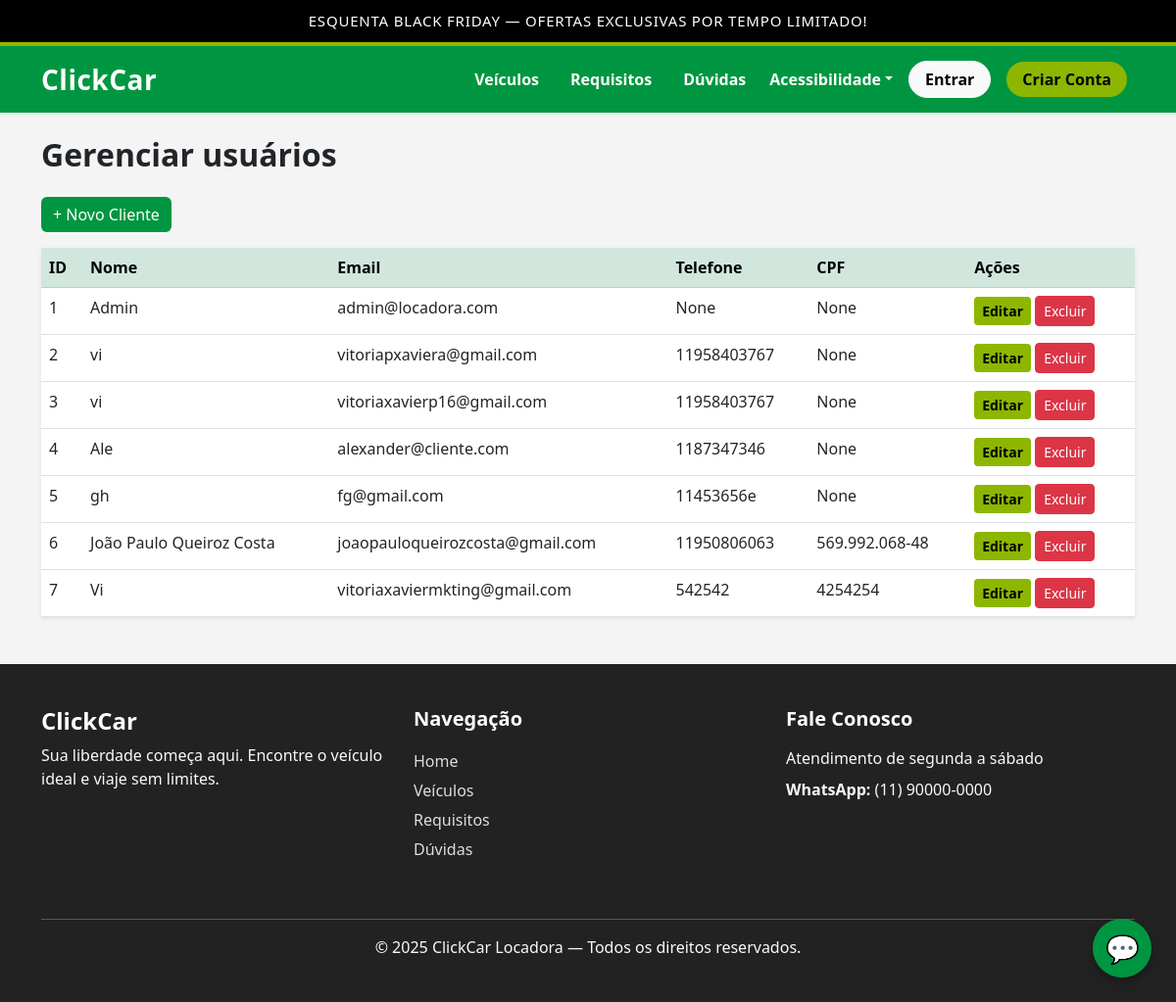
Page /admin/usuario on the earlier database version.
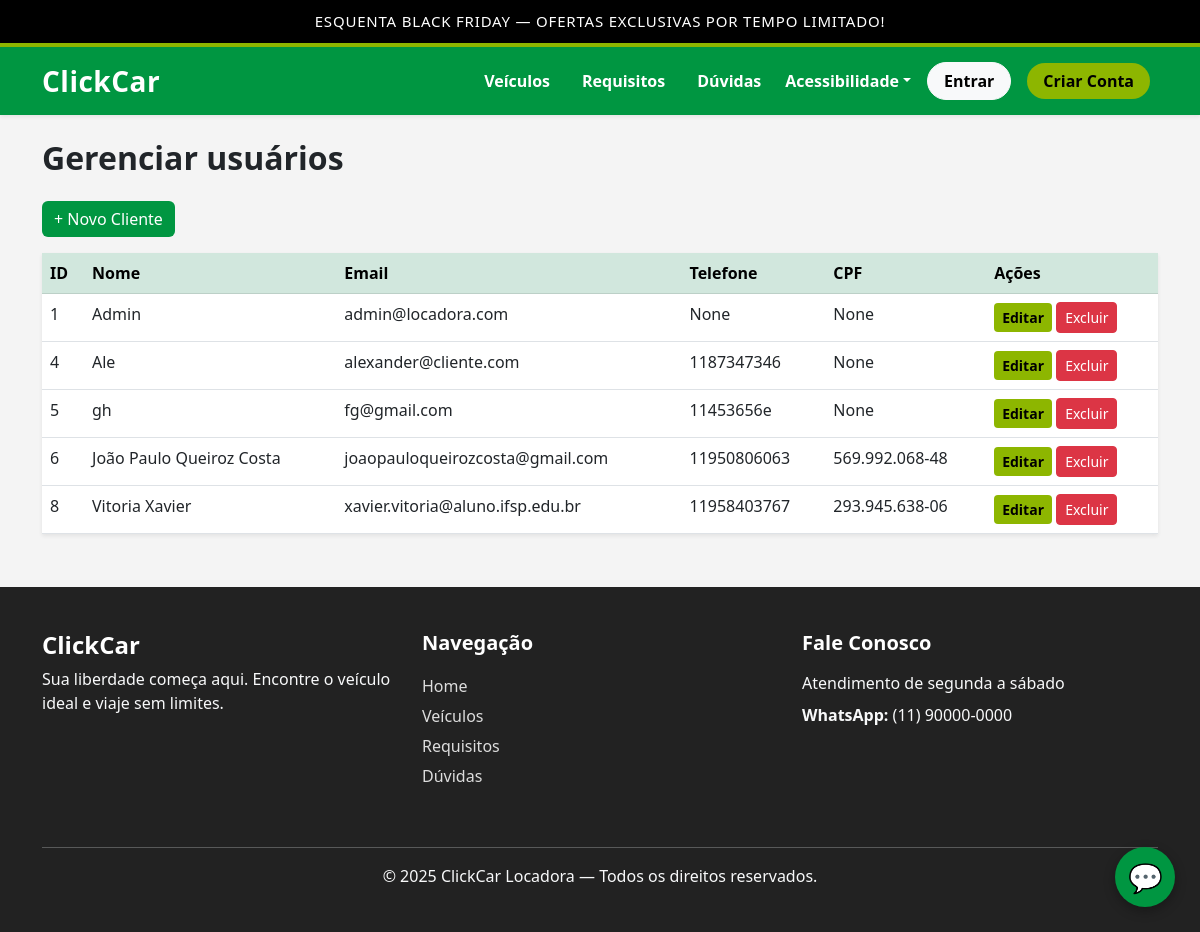
Same page on the later database version.
### models/models.py (models this page shows, shortened)
class Usuario(UserMixin, db.Model):
    __tablename__ = 'usuarios'
    id = db.Column(db.Integer, primary_key=True)
    nome = db.Column(db.String(150), nullable=False)
    email = db.Column(db.String(120), unique=True, nullable=False)
    senha_hash = db.Column(db.String(200), nullable=False)
    perfil_id = db.Column(db.Integer, db.ForeignKey(
        'perfis.id'), nullable=False)
    telefone = db.Column(db.String(20))
    cpf = db.Column(db.String(20))
    endereco = db.Column(db.String(255))
    criado_em = db.Column(db.DateTime, default=datetime.utcnow)
    email_verificado = db.Column(db.Boolean, default=False)
    codigo_verificacao = db.Column(db.String(6))
    cnh = db.Column(db.String(11), unique=True)
    tokens = db.relationship('Token', backref='usuarios',
                             lazy=True, cascade="all, delete-orphan")
    reservas = db.relationship(
        'Reserva',
        backref='usuario',
        cascade="all, delete-orphan"
    )

### controllers/controller.py (the view)
@main.route("/admin/usuario")
def admin_usuario_page():
    db = SessionLocal()
    usuarios = db.query(Usuario).all()
    return render_template("admin/users/list.html", usuarios=usuarios)

### templates/admin/users/list.html (shortened to what this page needs)
{% extends 'base.html' %}
{% block content %}
<h2 class="fw-bold mb-4">Gerenciar usuários</h2>
<a href="{{ url_for('main.admin_novo_cliente') }}" class="btn btn-primary mb-3">+ Novo Cliente</a>
<table class="table table-hover shadow-sm bg-white">
    <thead class="table-success">
        <tr>
            <th>ID</th>
            <th>Nome</th>
            <th>Email</th>
            <th>Telefone</th>
            <th>CPF</th>
            <th>Ações</th>
        </tr>
    </thead>
    <tbody>
        {% for u in usuarios %}
        <tr>
            <td>{{ u.id }}</td>
            <td>{{ u.nome }}</td>
            <td>{{ u.email }}</td>
            <td>{{ u.telefone }}</td>
            <td>{{ u.cpf }}</td>
            <td>
                <a href="{{ url_for('main.edit_user',user_id=u.id) }}" class="btn btn-warning btn-sm">Editar</a>
                <a href="{{ url_for('main.admin_excluir_usuario', user_id=u.id) }}"
                   onclick="return confirm('Excluir cliente?')"
                   class="btn btn-danger btn-sm">Excluir</a>
            </td>
        </tr>
        {% endfor %}
    </tbody>
</table>
{% endblock %}

### templates/base.html (shortened to what this page needs)
<!DOCTYPE html>
<html lang="pt-br">
<head>
    <link rel="stylesheet" href="{{ url_for('static', filename='css/style.css') }}">
    <link href="https://cdn.jsdelivr.net/npm/bootstrap@5.3.0/dist/css/bootstrap.min.css" rel="stylesheet">
</head>
<body>
<div class="promo-bar">
    ESQUENTA BLACK FRIDAY — OFERTAS EXCLUSIVAS POR TEMPO LIMITADO!
</div>
<nav class="navbar navbar-expand-lg main-nav shadow-sm">
    <div class="container">
        <a class="navbar-brand fs-3 fw-bold" href="{{ url_for('main.index') }}">
            Click<span class="highlight">Car</span>
        </a>
        <div class="collapse navbar-collapse" id="menu">
            <ul class="navbar-nav ms-auto align-items-center">
                <li class="nav-item mx-2">
                    <a data-i18n="vehicles" class="nav-link nav-prof" href="{{ url_for('main.listar_veiculos') }}">Veículos</a>
                </li>
                <li class="nav-item mx-2">
                    <a data-i18n="requirements" class="nav-link nav-prof" href="{{ url_for('main.requisitos') }}">Requisitos</a>
                </li>
                <li class="nav-item mx-2">
                    <a data-i18n="faq" class="nav-link nav-prof" href="{{ url_for('main.faq') }}">FAQ</a>
                </li>
                <li class="nav-item dropdown">
                    <a data-i18n="accessibility" class="nav-link dropdown-toggle" href="#" id="accessibilityMenu" role="button" data-bs-toggle="dropdown">
                    </a>
                </li>
                {% if current_user.is_authenticated %}
                    {% if current_user.perfil.nome_perfil == 'Cliente' %}
                    <li class="nav-item mx-2">
                        <a data-i18n="my_area" class="btn btn-light rounded-pill px-3 fw-semibold" href="{{ url_for('main.customer_dashboard') }}">
                            Minha Área
                        </a>
                    </li>
                    {% endif %}
                    {% if current_user.perfil.nome_perfil == 'Admin' %}
                    <li class="nav-item dropdown mx-2">
                        <a data-i18n="admin" class="nav-link dropdown-toggle nav-prof" href="#" role="button" data-bs-toggle="dropdown">
                            Admin
                        </a>
                        <ul class="dropdown-menu">
                            <li><a class="dropdown-item" href="{{ url_for('main.admin_listar_veiculos') }}">Veículos</a></li>
                            <li><a class="dropdown-item" href="{{ url_for('main.novo_tipo') }}">Tipos</a></li>
                            <li><a class="dropdown-item" href="{{ url_for('main.admin_listar_clientes') }}">Clientes</a></li>
                            <li><a class="dropdown-item" href="{{ url_for('main.admin_usuario_page') }}">Usuários</a></li>
                            <li><a class="dropdown-item" href="{{ url_for('main.listar_reservas') }}">Reservas</a></li>
                        </ul>
                    </li>
                    {% endif %}
                    <li class="nav-item mx-2">
                        <a data-i18n="logout" class="btn btn-outline-light rounded-pill px-3 fw-semibold" href="{{ url_for('main.logout') }}">
                            Sair
                        </a>
                    </li>
                {% else %}
                    <li class="nav-item mx-2">
                        <a data-i18n="login" class="btn btn-light rounded-pill px-3 fw-semibold" href="{{ url_for('main.login') }}">
                        </a>
                    </li>
                    <li class="nav-item mx-2">
                        <a data-i18n="create_account" class="btn btn-warning rounded-pill px-3 fw-semibold" href="{{ url_for('main.register') }}">
                        </a>
                    </li>
                {% endif %}
            </ul>
        </div>
    </div>
</nav>
<div class="container content-box mt-4">
    {% block content %}{% endblock %}
</div>
<footer class="footer mt-5">
    <div class="container py-4">
        <div class="row text-center text-md-start">
            <div class="col-md-4 mb-4">
                <h4 class="fw-bold text-white">ClickCar</h4>
                <p class="text-light">
                    Sua liberdade começa aqui.
                    Encontre o veículo ideal e viaje sem limites.
                </p>
            </div>
            <div class="col-md-4 mb-4">
                <h5 class="fw-bold text-white mb-3">Navegação</h5>
                <ul class="list-unstyled">
                    <li><a href="{{ url_for('main.index') }}" class="footer-link">Home</a></li>
                    <li><a data-i18n="vehicles" href="{{ url_for('main.listar_veiculos') }}" class="footer-link">Veículos</a></li>
                    <li><a data-i18n="requirements" href="{{ url_for('main.requisitos') }}" class="footer-link">Requisitos para Locação</a></li>
                    <li><a data-i18n="faq" href="{{ url_for('main.faq') }}" class="footer-link">Dúvidas Frequentes</a></li>
                </ul>
            </div>
            <div class="col-md-4 mb-4">
                <h5 class="fw-bold text-white mb-3">Fale Conosco</h5>
                <p class="text-light mb-2">Atendimento de segunda a sábado</p>
                <p class="text-light"><strong>WhatsApp:</strong> (11) 90000-0000</p>
            </div>
        </div>
        <hr class="text-light">
        <p class="text-center text-light mb-0">
            © 2025 ClickCar Locadora — Todos os direitos reservados.
        </p>
    </div>
</footer>
<div id="chat-button">💬</div>
</body>
</html>

### static/css/style.css (style rules this page uses)
.content-box { min-height: 50vh; }
.footer { background: #222; color: #eee; }
.footer-link { color: #ddd; text-decoration: none; display: block; padding: 3px 0; }
.promo-bar { width: 100%; background: #000; color: #fff; font-weight: 500; text-align: center; padding: 10px 0; letter-spacing: .8px; border-bottom: 4px solid #8db600; font-size: 15px; }
.main-nav { background-color: #009641; padding: 12px 0; }
.navbar-brand { color: #fff !important; font-weight: 800; letter-spacing: .5px; }
.nav-prof { color: #fff !important; font-weight: 600; position: relative; }
.navbar .btn { transition: .2s; }
#chat-button { position: fixed; bottom: 25px; right: 25px; background: var(--primary-green); color: white; width: 60px; height: 60px; border-radius: 50%; display: flex; justify-content: center; align-items: center; cursor: pointer; font-size: 28px; box-shadow: 0 4px 12px rgba(0,0,0,0.3); transition: .2s; z-index: 9999; }
:root { --bg-body: #F4F4F4; --bg-card: #ffffff; --text-color: #333333; --text-muted: #6c757d; }

### templates/base.html (style rules this page uses)
:root { --primary-green: #009641; --yellow: #8db600; --light-gray: #F4F4F4; --dark: #333; }
body { background-color: var(--light-gray); }
.navbar { background-color: var(--primary-green) !important; }
.navbar-brand, .nav-link, .navbar-text { color: white !important; font-weight: 600; }
.btn-primary { background-color: var(--primary-green); border: none; }
.btn-warning { background-color: var(--yellow); color: black; border: none; font-weight: 600; }
footer { margin-top: 40px; padding: 20px; background: var(--dark); color: white; text-align: center; }

Differences in the rows shown:
removed Usuario: id "2", nome "vi", email "vitoriapxaviera@gmail.com", telefone "11958403767", cpf "None"
removed Usuario: id "3", nome "vi", email "vitoriaxavierp16@gmail.com", telefone "11958403767", cpf "None"
removed Usuario: id "7", nome "Vi", email "vitoriaxaviermkting@gmail.com", telefone "542542", cpf "4254254"
added Usuario: id "8", nome "Vitoria Xavier", email "xavier.vitoria@aluno.ifsp.edu.br", telefone "11958403767", cpf "293.945.638-06"
